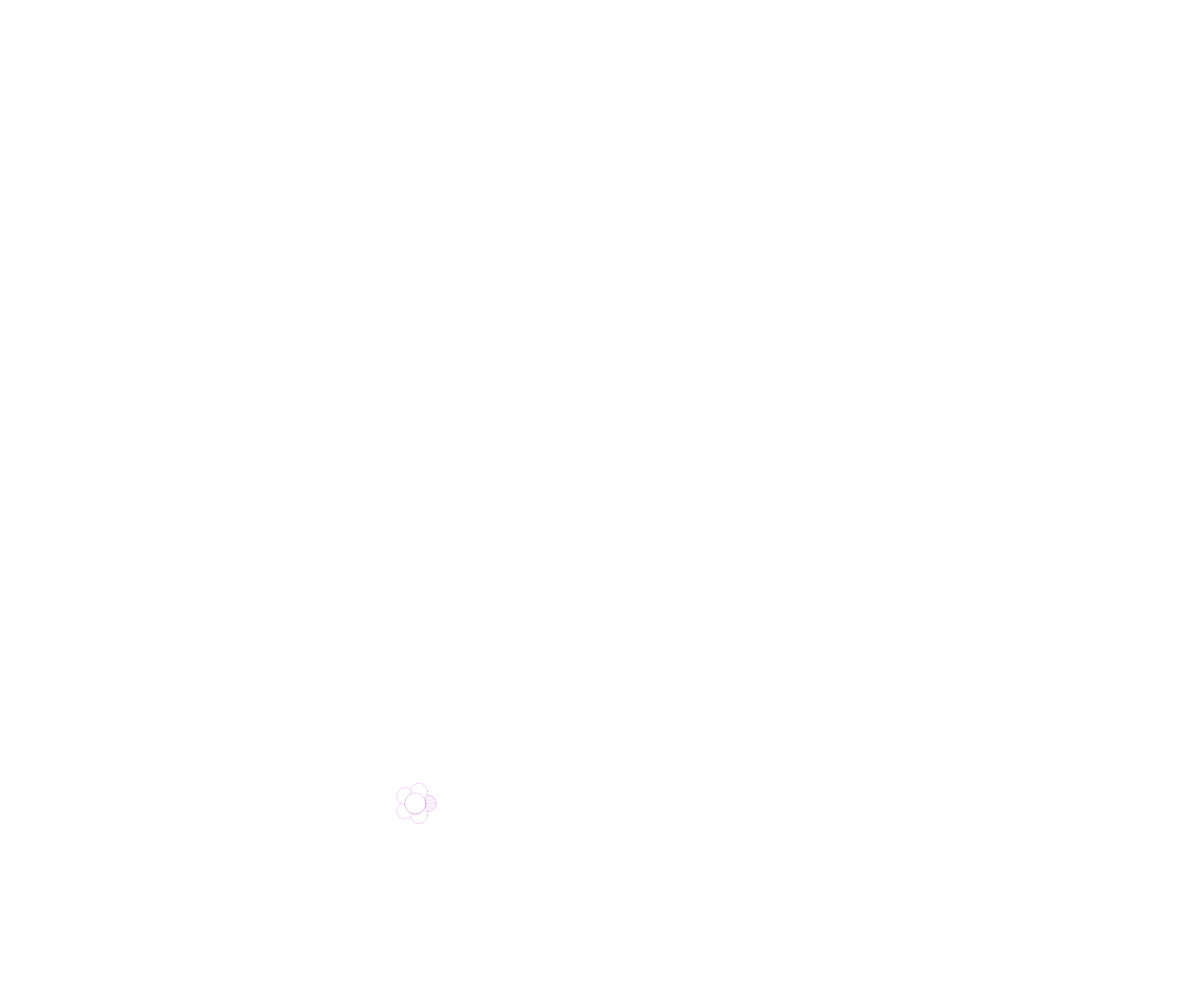
Frame 1 (no input)
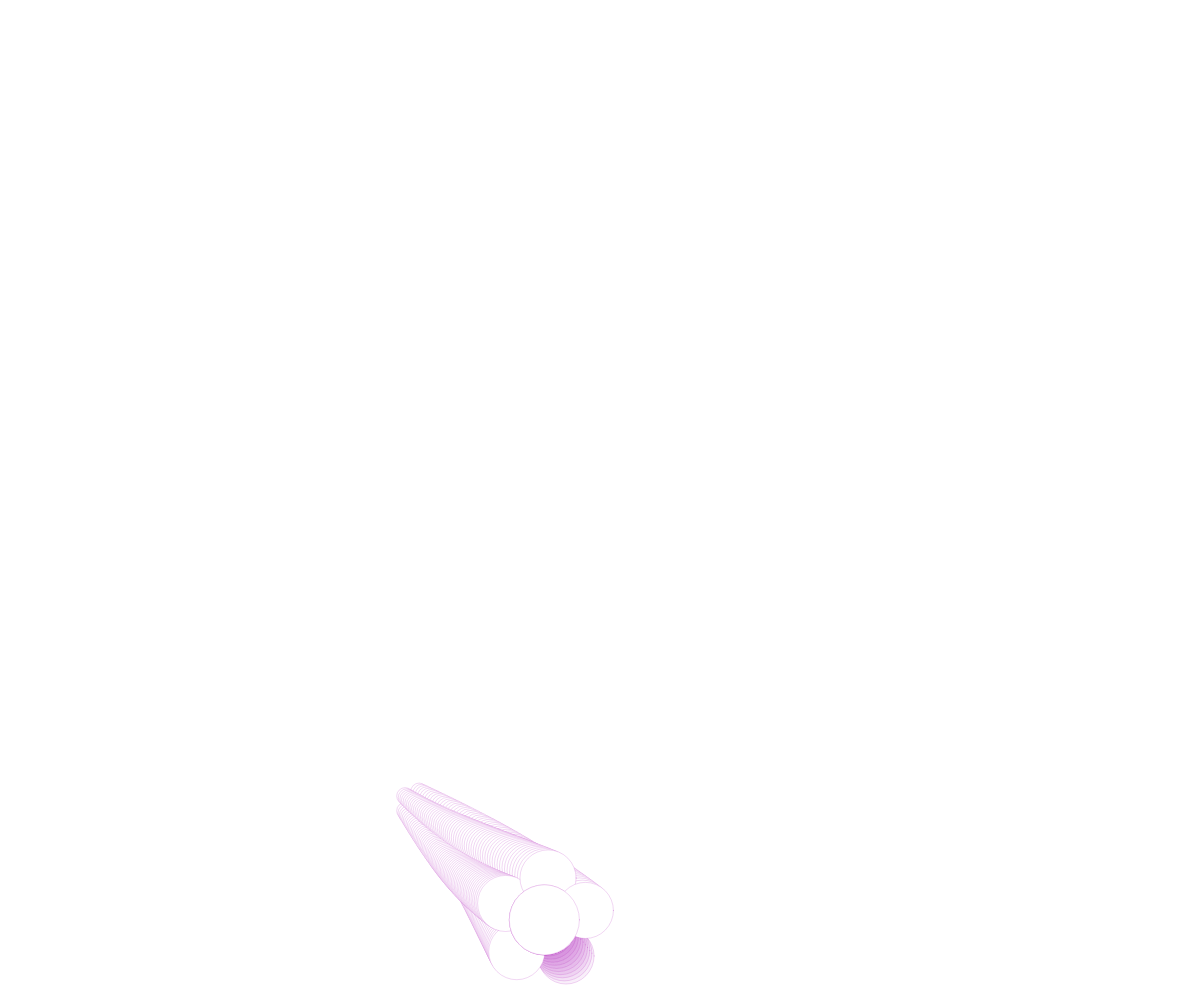
Frame 60 (no input)
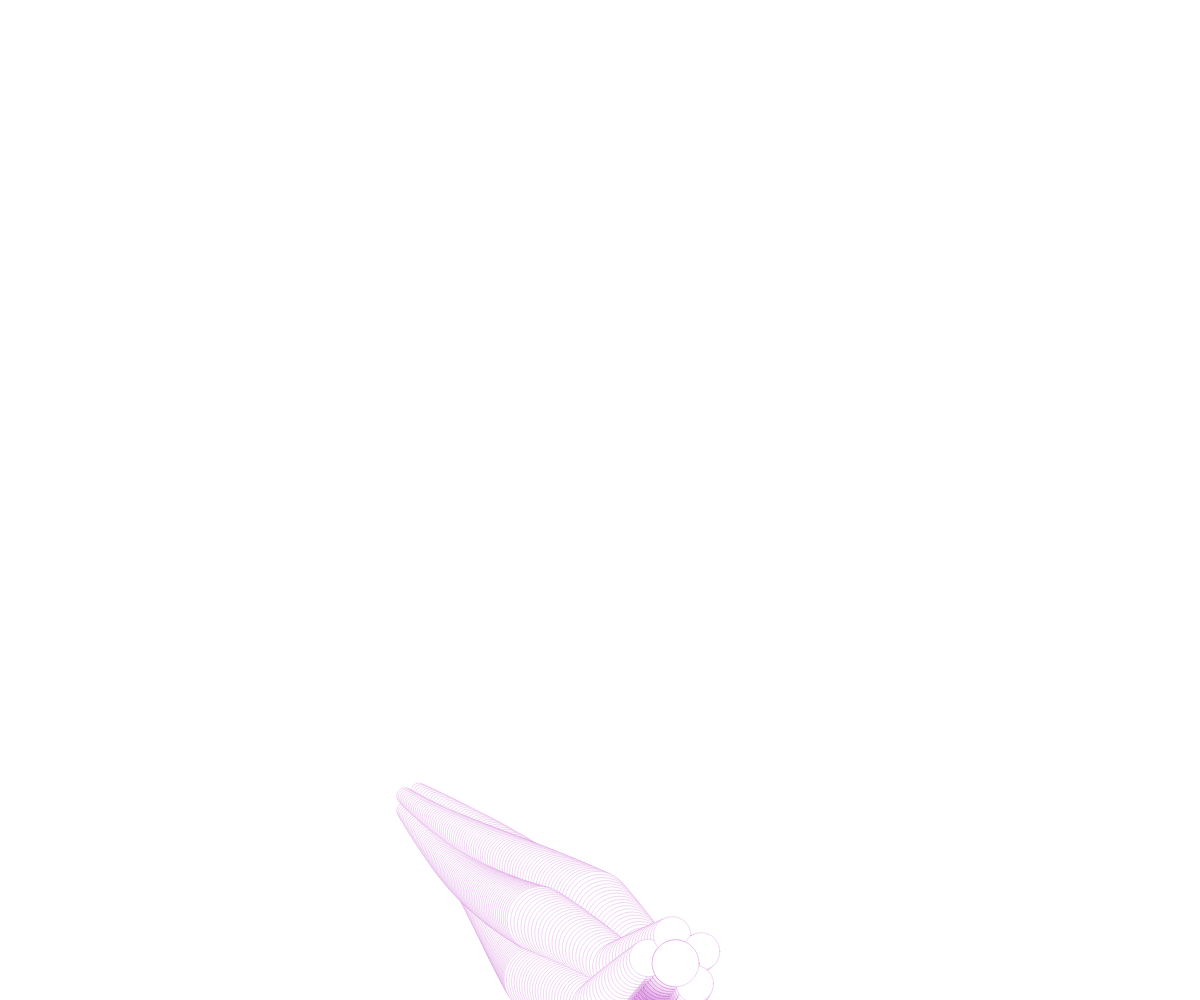
Frame 120 (the mouse pressed at the canvas centre since frame 60)

The p5.js sketch that drew these frames (run headless with seeded random() and noise() and a simulated clock; from frame 60 on, the mouse is pressed at the canvas centre):

// p5.js sketch
// ── sketch.js
var x;
var y;
var xSpeed;
var ySpeed;
var xDirection;
var yDirection;
var r;
var g;
var b;
var t;
var rad;
var radDirection;


function setup() {
  createCanvas(windowWidth, windowHeight);
  r = random(255);
  g = random(255);
  b = random(255);
  x = random(width);
  y = random(height);
  xSpeed = random(1,5);
  ySpeed = random(1,5);
  rad = random(20,50);
  xDirection = 1;
  yDirection = 1;
  radDirection = 1;
  t = 0;
}

function draw() {
  stroke(r,g,b,50);
  fill(r,g,b,20);
  flower(x, y, rad, t);
  t++;
  x+=(xSpeed*xDirection);
  y+=(ySpeed*yDirection);
  
  rad+=radDirection;
  if (rad > 100) {
    radDirection = -1;
  }
  if (rad < 10) {
    radDirection = 1;
  }
  
  if (xOutOfBounds(x)) {
    xDirection *= -1;
  }

  if (yOutOfBounds(y)) {
    yDirection *= -1;
  }  
}


function flower(xPos, yPos, radius, twist) {
    for (var i = 0; i < 360; i = i + 72) {
      var adjustedX = xPos + cos( radians(twist + i) ) * (radius/2);
      var adjustedY = yPos + sin( radians(twist + i) ) * (radius/2);
      ellipse(adjustedX, adjustedY, radius/1.5, radius/1.5);
      fill(255,255,255);
      ellipse (xPos,yPos,radius/1.2,radius/1.2);
  }
}


function xOutOfBounds(x) {
  if (x > width || x < 0) {
    return true;
  }
  return false;
}

function yOutOfBounds() {
  if (y > height || y < 0) {
    return true;
  }
}
